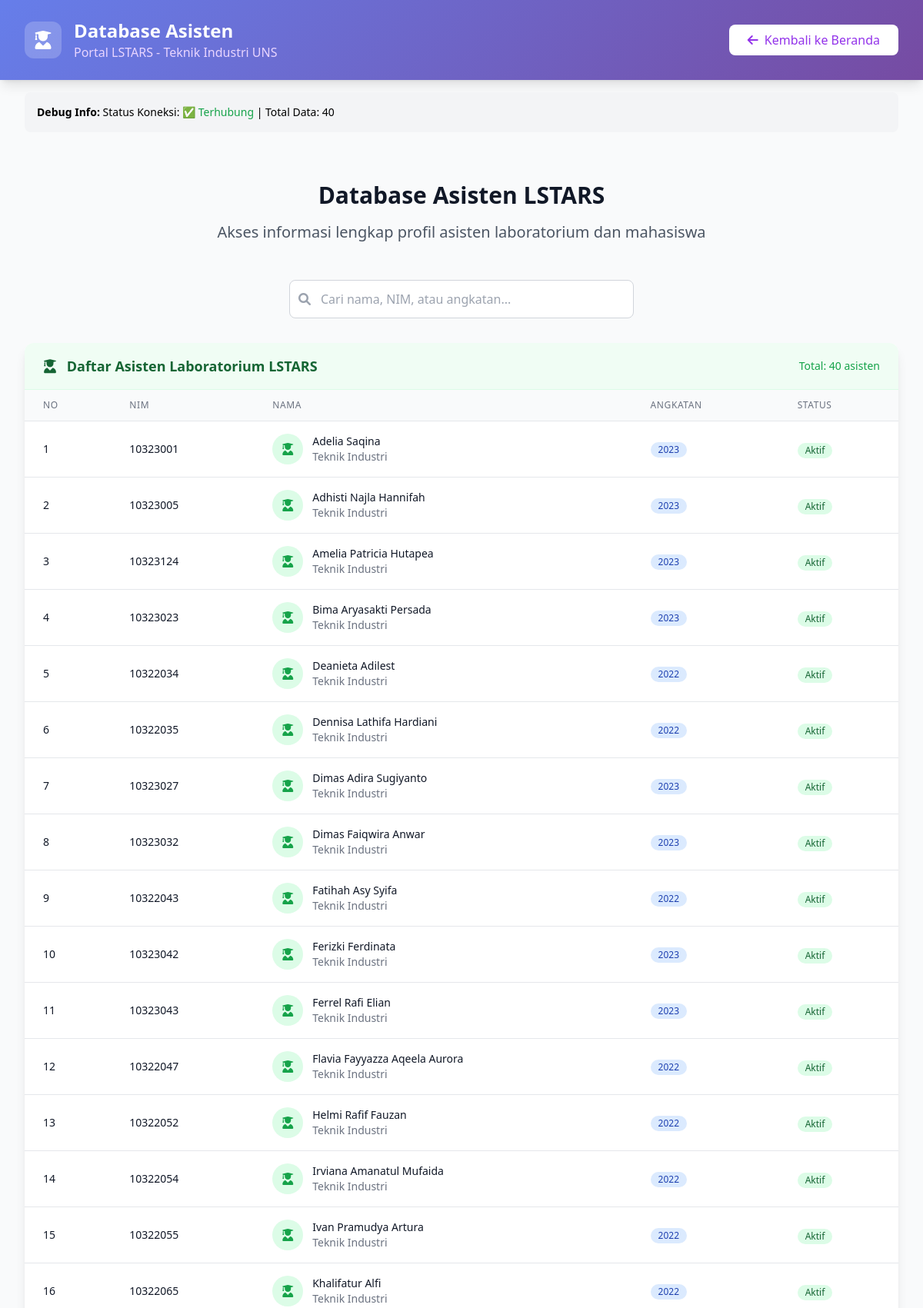
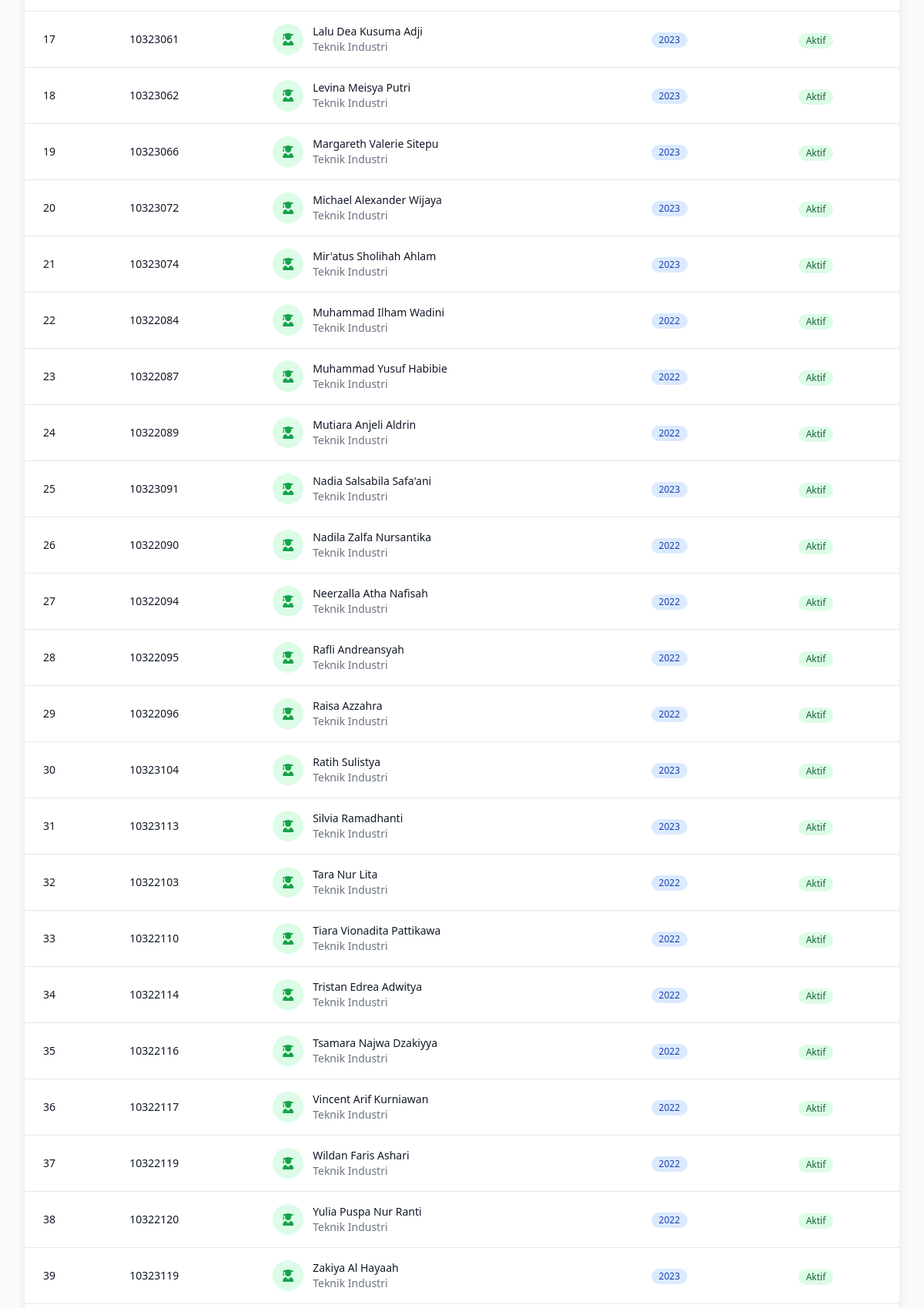
The page /database-asisten.php (upper part) on the database its author committed (2 pictures, top to bottom).
### tables this page shows
CREATE TABLE `asisten` (
  `id` int(11) NOT NULL,
  `nim` int(11) NOT NULL,
  `nama` varchar(100) NOT NULL,
  `jabatan` varchar(100) NOT NULL,
  `status` enum('Aktif','Tidak Aktif') NOT NULL DEFAULT 'Aktif',
  `angkatan` year(4) NOT NULL
);

### database-asisten.php (the view, shortened to what this page needs)
<?php
$host = 'localhost';
$username = 'root';
$password = '';
$database = 'lpske-pkl';
$asisten_data = array();
$total_asisten = 0;
$connection_status = 'disconnected';
$error_message = '';
try {
    $koneksi = new mysqli($host, $username, $password, $database);
    $koneksi->set_charset("utf8");
    $connection_status = 'connected';
    $query = "SELECT nim, nama, angkatan, status FROM asisten ORDER BY nama ASC";
    $result = $koneksi->query($query);
    if ($result) {
        while ($row = $result->fetch_assoc()) {
            $asisten_data[] = array(
                'nim' => $row['nim'],
                'nama' => $row['nama'],
                'angkatan' => $row['angkatan'],
                'status' => $row['status']
            );
        }
        $total_asisten = count($asisten_data);
    } else {
        throw new Exception("Query gagal: " . $koneksi->error);
    }
} catch (Exception $e) {
    $error_message = $e->getMessage();
    error_log("Database Asisten Error: " . $error_message);
}
?>
<!DOCTYPE html>
<html lang="id">
<head>
    <script src="https://cdn.tailwindcss.com"></script>
    <link rel="stylesheet" href="https://cdnjs.cloudflare.com/ajax/libs/font-awesome/6.0.0/css/all.min.css">
</head>
<body class="bg-gray-50">
    <header class="hero-gradient shadow-lg">
        <div class="max-w-7xl mx-auto px-4 sm:px-6 lg:px-8 py-6">
            <div class="flex items-center justify-between">
                <div class="flex items-center space-x-4">
                    <div class="w-12 h-12 bg-white bg-opacity-20 rounded-xl flex items-center justify-center">
                        <i class="fas fa-user-graduate text-white text-2xl"></i>
                    </div>
                    <div class="text-white">
                        <h1 class="text-2xl font-bold">Database Asisten</h1>
                        <p class="text-purple-200">Portal LSTARS - Teknik Industri UNS</p>
                    </div>
                </div>
                <a href="guest-dashboard.php" class="bg-white text-purple-600 px-6 py-2 rounded-lg font-medium hover:bg-purple-50 transition-colors">
                    <i class="fas fa-arrow-left mr-2"></i>Kembali ke Beranda
                </a>
            </div>
        </div>
    </header>
    <div class="max-w-7xl mx-auto px-4 sm:px-6 lg:px-8 py-4">
        <div class="bg-gray-100 rounded-lg p-4 text-sm">
            <strong>Debug Info:</strong>
            Status Koneksi: <span class="<?php echo $connection_status === 'connected' ? 'text-green-600' : 'text-red-600'; ?>">
                <?php echo $connection_status === 'connected' ? '✅ Terhubung' : '❌ Tidak Terhubung'; ?>
            </span>
            | Total Data: <?php echo $total_asisten; ?>
        </div>
    </div>
    <div class="min-h-screen py-12">
        <div class="max-w-7xl mx-auto px-4 sm:px-6 lg:px-8">
            <div class="text-center mb-12">
                <h2 class="text-3xl font-bold text-gray-900 mb-4">Database Asisten LSTARS</h2>
                <p class="text-xl text-gray-600 max-w-3xl mx-auto">
                    Akses informasi lengkap profil asisten laboratorium dan mahasiswa
                </p>
            </div>
            <?php if ($total_asisten > 0): ?>
            <div class="mb-8">
                <div class="flex flex-col sm:flex-row justify-center items-center gap-4">
                    <div class="w-full sm:w-auto flex-1 max-w-md">
                        <div class="relative">
                            <input type="text" id="searchInput" placeholder="Cari nama, NIM, atau angkatan..."
                                   class="w-full px-4 py-3 pl-10 border border-gray-300 rounded-lg focus:ring-2 focus:ring-blue-500 focus:border-transparent">
                            <div class="absolute inset-y-0 left-0 pl-3 flex items-center pointer-events-none">
                            </div>
                        </div>
                    </div>
                </div>
            </div>
            <?php endif; ?>
            <div class="bg-white rounded-xl shadow-lg overflow-hidden">
                <div class="px-6 py-4 bg-green-50 border-b border-green-100">
                    <div class="flex justify-between items-center">
                        <h3 class="text-lg font-semibold text-green-800">
                            <i class="fas fa-user-graduate mr-2"></i>
                            Daftar Asisten Laboratorium LSTARS
                        </h3>
                        <span class="text-sm text-green-600">Total: <span id="totalCount"><?php echo $total_asisten; ?></span> asisten</span>
                    </div>
                </div>
                <div class="overflow-x-auto">
                    <table class="min-w-full divide-y divide-gray-200">
                        <thead class="bg-gray-50">
                            <tr>
                                <th class="px-6 py-3 text-left text-xs font-medium text-gray-500 uppercase tracking-wider">No</th>
                                <th class="px-6 py-3 text-left text-xs font-medium text-gray-500 uppercase tracking-wider">NIM</th>
                                <th class="px-6 py-3 text-left text-xs font-medium text-gray-500 uppercase tracking-wider">Nama</th>
                                <th class="px-6 py-3 text-left text-xs font-medium text-gray-500 uppercase tracking-wider">Angkatan</th>
                                <th class="px-6 py-3 text-left text-xs font-medium text-gray-500 uppercase tracking-wider">Status</th>
                            </tr>
                        </thead>
                        <tbody class="bg-white divide-y divide-gray-200" id="asistenTableBody">
                            <?php if ($connection_status === 'disconnected'): ?>
                            <tr>
                                <td colspan="5" class="px-6 py-12 text-center text-red-500">
                                    <div class="flex flex-col items-center">
                                        <i class="fas fa-exclamation-triangle text-4xl text-red-300 mb-4"></i>
                                        <p class="text-lg font-medium mb-2">Koneksi Database Gagal</p>
                                        <p class="text-sm"><?php echo htmlspecialchars($error_message); ?></p>
                                    </div>
                                </td>
                            </tr>
                            <?php else: ?>
                                <?php foreach ($asisten_data as $index => $asisten): ?>
                                    <?php
                                    $statusClass = 'bg-green-100 text-green-800';
                                    ?>
                                    <tr class="hover:bg-gray-50">
                                        <td class="px-6 py-4 whitespace-nowrap text-sm text-gray-900"><?php echo $index + 1; ?></td>
                                        <td class="px-6 py-4 whitespace-nowrap text-sm font-medium text-gray-900"><?php echo htmlspecialchars($asisten['nim']); ?></td>
                                        <td class="px-6 py-4 whitespace-nowrap">
                                            <div class="flex items-center">
                                                <div class="w-10 h-10 bg-green-100 rounded-full flex items-center justify-center mr-3">
                                                    <i class="fas fa-user-graduate text-green-600"></i>
                                                </div>
                                                <div>
                                                    <div class="text-sm font-medium text-gray-900"><?php echo htmlspecialchars($asisten['nama']); ?></div>
                                                    <div class="text-sm text-gray-500">Teknik Industri</div>
                                                </div>
                                            </div>
                                        </td>
                                        <td class="px-6 py-4 whitespace-nowrap text-sm text-gray-900">
                                            <span class="inline-flex items-center px-2.5 py-0.5 rounded-full text-xs font-medium bg-blue-100 text-blue-800">
                                                <?php echo htmlspecialchars($asisten['angkatan']); ?>
                                            </span>
                                        </td>
                                        <td class="px-6 py-4 whitespace-nowrap">
                                            <span class="inline-flex items-center px-2.5 py-0.5 rounded-full text-xs font-medium <?php echo $statusClass; ?>">
                                                <?php echo htmlspecialchars($asisten['status']); ?>
                                            </span>
                                        </td>
                                    </tr>
                                <?php endforeach; ?>
                            <?php endif; ?>
                        </tbody>
                    </table>
                </div>
            </div>
        </div>
    </div>
</body>
</html>

### database-asisten.php (style rules this page uses)
.hero-gradient { background: linear-gradient(135deg, #667eea 0%, #764ba2 100%); }

### rows shown on the page
asisten: nim "10323001", nama "Adelia Saqina", angkatan "2023", status "Aktif"
asisten: nim "10323005", nama "Adhisti Najla Hannifah", angkatan "2023", status "Aktif"
asisten: nim "10323124", nama "Amelia Patricia Hutapea", angkatan "2023", status "Aktif"
asisten: nim "10323023", nama "Bima Aryasakti Persada", angkatan "2023", status "Aktif"
asisten: nim "10322034", nama "Deanieta Adilest", angkatan "2022", status "Aktif"
asisten: nim "10322035", nama "Dennisa Lathifa Hardiani", angkatan "2022", status "Aktif"
asisten: nim "10323027", nama "Dimas Adira Sugiyanto", angkatan "2023", status "Aktif"
asisten: nim "10323032", nama "Dimas Faiqwira Anwar", angkatan "2023", status "Aktif"
asisten: nim "10322043", nama "Fatihah Asy Syifa", angkatan "2022", status "Aktif"
asisten: nim "10323042", nama "Ferizki Ferdinata", angkatan "2023", status "Aktif"
asisten: nim "10323043", nama "Ferrel Rafi Elian", angkatan "2023", status "Aktif"
asisten: nim "10322047", nama "Flavia Fayyazza Aqeela Aurora", angkatan "2022", status "Aktif"
asisten: nim "10322052", nama "Helmi Rafif Fauzan", angkatan "2022", status "Aktif"
asisten: nim "10322054", nama "Irviana Amanatul Mufaida", angkatan "2022", status "Aktif"
asisten: nim "10322055", nama "Ivan Pramudya Artura", angkatan "2022", status "Aktif"
asisten: nim "10322065", nama "Khalifatur Alfi", angkatan "2022", status "Aktif"
asisten: nim "10323061", nama "Lalu Dea Kusuma Adji", angkatan "2023", status "Aktif"
asisten: nim "10323062", nama "Levina Meisya Putri", angkatan "2023", status "Aktif"
asisten: nim "10323066", nama "Margareth Valerie Sitepu", angkatan "2023", status "Aktif"
asisten: nim "10323072", nama "Michael Alexander Wijaya", angkatan "2023", status "Aktif"
asisten: nim "10323074", nama "Mir'atus Sholihah Ahlam", angkatan "2023", status "Aktif"
asisten: nim "10322084", nama "Muhammad Ilham Wadini", angkatan "2022", status "Aktif"
asisten: nim "10322087", nama "Muhammad Yusuf Habibie", angkatan "2022", status "Aktif"
asisten: nim "10322089", nama "Mutiara Anjeli Aldrin", angkatan "2022", status "Aktif"
asisten: nim "10323091", nama "Nadia Salsabila Safa'ani", angkatan "2023", status "Aktif"
asisten: nim "10322090", nama "Nadila Zalfa Nursantika", angkatan "2022", status "Aktif"
asisten: nim "10322094", nama "Neerzalla Atha Nafisah", angkatan "2022", status "Aktif"
asisten: nim "10322095", nama "Rafli Andreansyah", angkatan "2022", status "Aktif"
asisten: nim "10322096", nama "Raisa Azzahra", angkatan "2022", status "Aktif"
asisten: nim "10323104", nama "Ratih Sulistya", angkatan "2023", status "Aktif"
asisten: nim "10323113", nama "Silvia Ramadhanti", angkatan "2023", status "Aktif"
asisten: nim "10322103", nama "Tara Nur Lita", angkatan "2022", status "Aktif"
asisten: nim "10322110", nama "Tiara Vionadita Pattikawa", angkatan "2022", status "Aktif"
asisten: nim "10322114", nama "Tristan Edrea Adwitya", angkatan "2022", status "Aktif"
asisten: nim "10322116", nama "Tsamara Najwa Dzakiyya", angkatan "2022", status "Aktif"
asisten: nim "10322117", nama "Vincent Arif Kurniawan", angkatan "2022", status "Aktif"
asisten: nim "10322119", nama "Wildan Faris Ashari", angkatan "2022", status "Aktif"
asisten: nim "10322120", nama "Yulia Puspa Nur Ranti", angkatan "2022", status "Aktif"
asisten: nim "10323119", nama "Zakiya Al Hayaah", angkatan "2023", status "Aktif"

### other values the page prints
$total_asisten "40"
